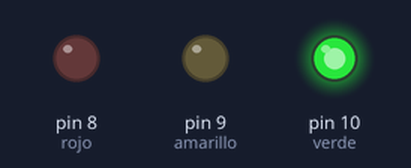
A sketch run on a simulated Arduino Uno, built with avr-gcc and run on an emulated ATmega328P. On the bench: output pins drawn as LEDs (lit = HIGH).

Above: at 2.5 s.
At 6.0 s:
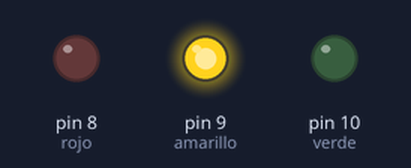
At 9.5 s:
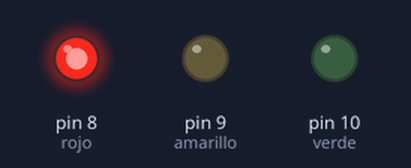
Timing chart, 0 to 15.6 s (numbered marks = the images above):
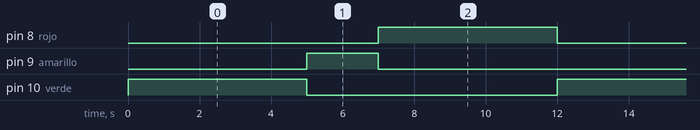

Measured:
- by itself, pin 8 (rojo), pin 10 (verde): alternates HIGH for 5.0 s and LOW for 7.0 s
- by itself, pin 9 (amarillo): alternates HIGH for 2.0 s and LOW for 10.0 s
- by itself, everything shown: repeats every 12.0 s, in 3 steps

The sketch:

Main.ino
```cpp
int rojo = 8;
int amarillo = 9;
int verde = 10;
void setup() {
pinMode(rojo, OUTPUT);
pinMode(amarillo, OUTPUT);
pinMode(verde, OUTPUT);
}
void loop() {
// Verde encendido
digitalWrite(verde, HIGH);
digitalWrite(amarillo, LOW);
digitalWrite(rojo, LOW);
delay(5000);
// Amarillo encendido
digitalWrite(verde, LOW);
digitalWrite(amarillo, HIGH);
delay(2000);

// Rojo encendido
digitalWrite(amarillo, LOW);
digitalWrite(rojo, HIGH);
delay(5000);
}
```
